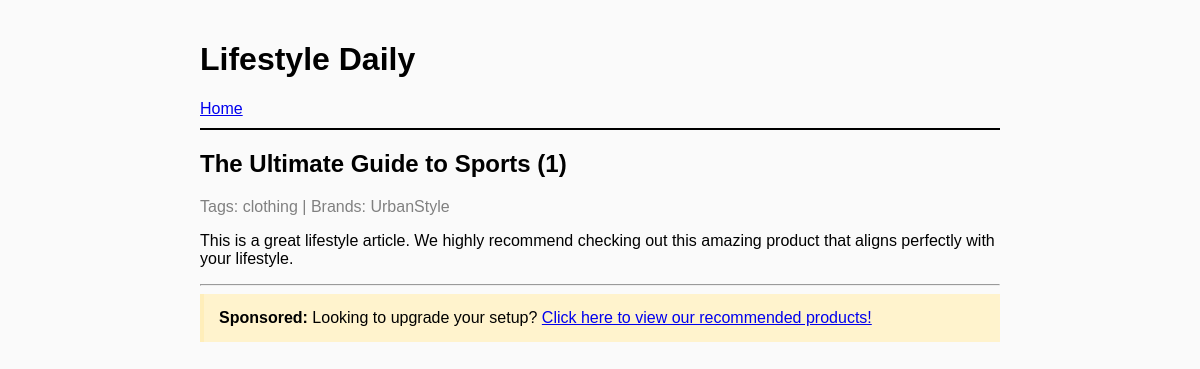
The app's page /post/post-1, older data.
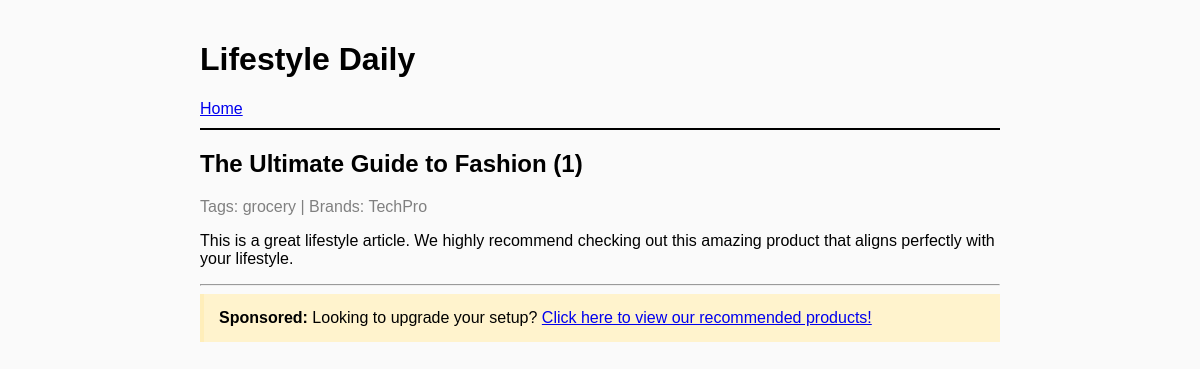
The same page, newer data.
### models.py (models this page shows)
class Article(db.Model):
    __tablename__ = "articles"
    id = db.Column(db.Integer, primary_key=True)
    slug = db.Column(db.String(100), unique=True)
    title = db.Column(db.String(200))
    content = db.Column(db.Text)
    affiliate_link = db.Column(db.String(255))
    target_categories = db.relationship(
        "Category",
        secondary=article_category_link,
        lazy="subquery",
        backref=db.backref("articles", lazy=True),
    )
    target_brands = db.relationship(
        "Brand",
        secondary=article_brand_link,
        lazy="subquery",
        backref=db.backref("articles", lazy=True),
    )

class Category(db.Model):
    __tablename__ = "categories"
    id = db.Column(db.Integer, primary_key=True)
    name = db.Column(db.String(50), unique=True)

class Brand(db.Model):
    __tablename__ = "brands"
    id = db.Column(db.Integer, primary_key=True)
    name = db.Column(db.String(50), unique=True)

### app.py (the view)
@app.route("/post/<slug>")
def post(slug):
    article = Article.query.filter_by(slug=slug).first_or_404()
    return render_template("post.html", article=article)

### templates/post.html (shortened to what this page needs)
{% extends 'base.html' %}
{% block content %}
  <h2>{{ article.title }}</h2>
  <p style="color: gray;">
    Tags:
    {% for c in article.target_categories %}
      {{ c.name }}
    {% endfor %}
    |
    Brands:
    {% for b in article.target_brands %}
      {{ b.name }}
    {% endfor %}
  </p>
  <p>{{ article.content }}</p>
  <hr>
  <div style="background: #fff3cd;
              padding: 15px;
              border-left: 4px solid #ffeeba">
    <strong>Sponsored:</strong> Looking to upgrade your setup?
    <a href="{{ article.affiliate_link }}">Click here to view our recommended products!</a>
  </div>
{% endblock %}

### templates/base.html (shortened to what this page needs)
<!DOCTYPE html>
<html lang="en">
  <head>
  </head>
  <body>
    <header style="border-bottom: 2px solid black;
                   margin-bottom: 20px;
                   padding-bottom: 10px">
      <h1>Lifestyle Daily</h1>
      <a href="/">Home</a>
    </header>
    {% block content %}{% endblock %}
  </body>
</html>

### templates/base.html (style rules this page uses)
body { font-family: sans-serif; max-width: 800px; margin: auto; padding: 20px; background: #fafafa; }

Row changes from the older to the newer data that the page shows:
no longer on this page (row unchanged): Category: name "clothing"
no longer on this page (row unchanged): Brand: name "UrbanStyle"
changed Article: title "The Ultimate Guide to Sports (1)" → "The Ultimate Guide to Fashion (1)"
now on this page (row unchanged): Category: name "grocery"
now on this page (row unchanged): Brand: name "TechPro"
